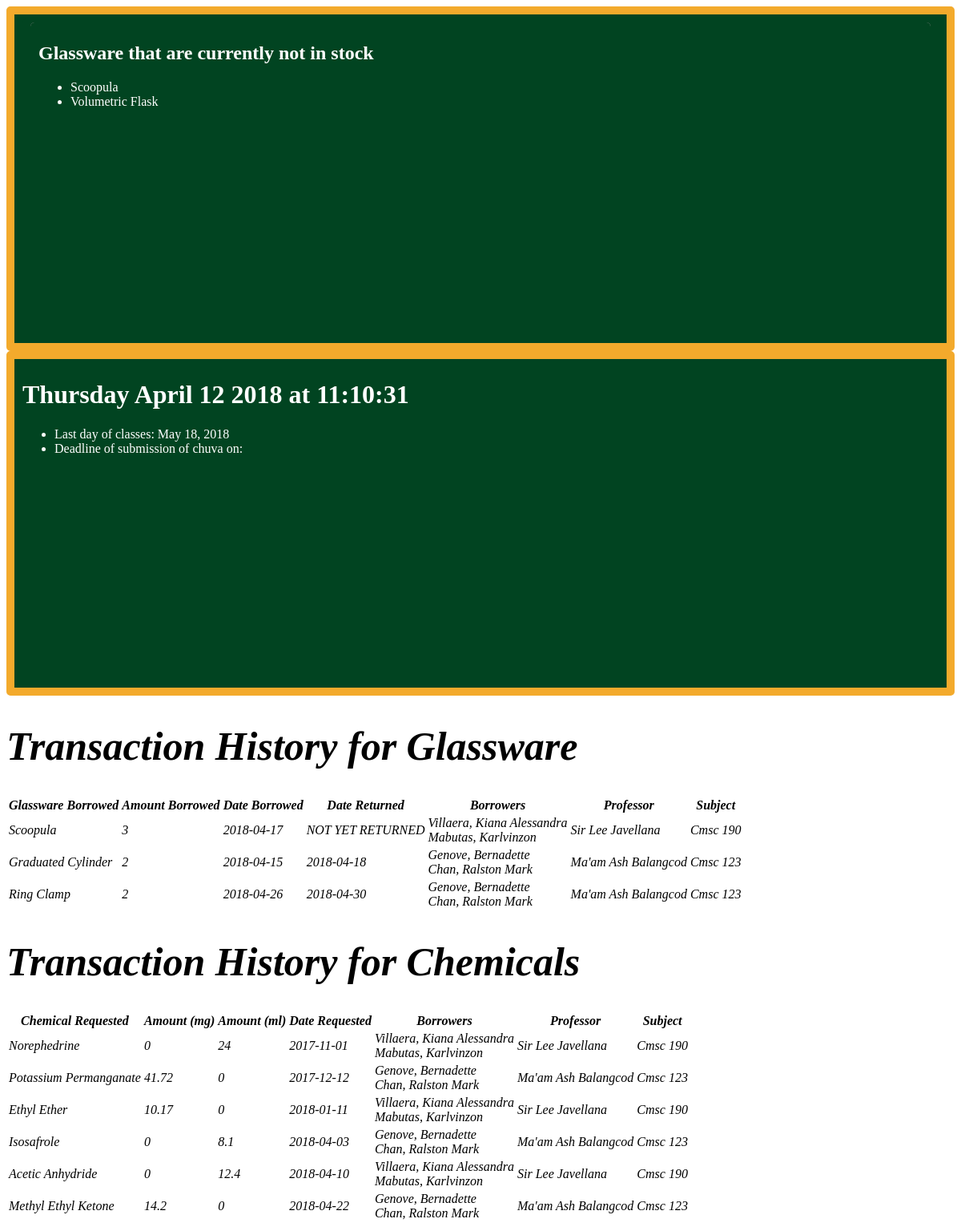
Screenshot of /128_hist1/Kianalessandra/home.php with the database file from the repository.
### tables this page shows
CREATE TABLE `glasswares` (
  `Glassware_Id` int(11) NOT NULL,
  `Name` varchar(256) NOT NULL,
  `Quantity_Available` int(11) NOT NULL
);

CREATE TABLE `transaction` (
  `Trans_Id` int(11) NOT NULL,
  `Glassware_Id` int(11) DEFAULT NULL,
  `Chemical_Id` int(11) DEFAULT NULL,
  `Group_Id` int(11) NOT NULL,
  `Qty_Borrowed_Glasswares` int(11) NOT NULL,
  `Qty_Borrowed_Chemicals_ml` float NOT NULL,
  `Qty_Borrowed_Chemicals_mg` float NOT NULL,
  `Date_Borrowed` date NOT NULL,
  `Date_Returned` date DEFAULT NULL
);

CREATE TABLE `borrower` (
  `Borrower_Id` int(11) NOT NULL,
  `First_Name` varchar(256) NOT NULL,
  `Last_Name` varchar(256) NOT NULL,
  `Student_Number` varchar(20) NOT NULL,
  `Amt_of_transactions` int(11) NOT NULL,
  `Group_Id` int(11) NOT NULL
);

CREATE TABLE `group_table` (
  `Group_Id` int(11) NOT NULL,
  `Professor` varchar(256) NOT NULL,
  `Subject` varchar(256) NOT NULL
);

CREATE TABLE `chemicals` (
  `Chemical_Id` int(11) NOT NULL,
  `Name` varchar(256) NOT NULL,
  `Quantity_Available_ml` float DEFAULT NULL,
  `Quantity_Available_mg` float DEFAULT NULL,
  `Original_Amt` float NOT NULL
);

### 128_hist1/Kianalessandra/home.php (the view, shortened to what this page needs)
<?php
	$MyUserName = "root";
	$MyPassword = "";
	$MyDBName = 'chem_glasswares';
	$MyConnection = mysqli_connect($MyServer, $MyUserName, $MyPassword, $MyDBName);
?>
									<?php
										$MySearchQuery = "SELECT * FROM chemicals WHERE Quantity_Available_ml < 0.3*(Original_Amt) OR Quantity_Available_mg < 0.3*(Original_Amt)";
										$MyValues = $MyConnection -> query($MySearchQuery);
									?>
<!DOCTYPE html>
<html>
<head>
	<link rel="stylesheet" type="text/css" href="css/home.css">
</head>
<body>
	<div class="container-fluid hbod">
		<div class="container-fluid row justify-content-center first-row">
			<div id="home-tops" class="col-lg-8"  >
				<div class="container-fluid" style="background-color: #014421;color:white;">
					<div class="row" id="no-gutter">
						<div class="col-sm" style="background-color: #014421;color:white;">
							<h2> Glassware that are currently not in stock</h2>
      						<p>
      							<ul>
								<?php
									$MySearchQuery = "SELECT * FROM glasswares WHERE Quantity_Available = 0";
										$MyValues = $MyConnection -> query($MySearchQuery);
										if (($MyValues -> num_rows) > 0)
										{
											while ($MyResults = $MyValues -> fetch_assoc())
											{
												echo '<li>'.$MyResults['Name'];
											}
										}
									?>
</ul>
      						</p>
   						 </div>
					</div>
				</div>
			</div>
			<div class="col-lg-3 timestamp align-text-middle" id="home-tops">
				<h1><span id="date_time" style="color:white"></span></h1>
					<ul style="color:white">
						<li> Last day of classes: May 18, 2018
						<li> Deadline of submission of chuva on:
					</ul>
			</div>
		</div>
		<div  >
			<div class="col-lg-12" style="background-color:white">
				<h1 class="jumbotron-fluid text-center py-4" style="font-size: 50px"><em>Transaction History for Glassware</h1>
	    		<div class="container" style="background-color:white">
			          		<table class="table" style="background-color:white">
			          			<thead class="text-center" >
					            	<tr>
						                <th>Glassware Borrowed</th>
										<th>Amount Borrowed</th>
										<th>Date Borrowed</th>
										<th>Date Returned</th>
						                <th>Borrowers</th>
						                <th>Professor</th>
										<th>Subject </th>
					            	</tr>
					            </thead>
					            <tbody >
									<?php
										$MySearchQuery = "SELECT * FROM transaction JOIN glasswares USING (Glassware_Id) ORDER BY transaction.Date_Returned";
										$MyValues = $MyConnection -> query($MySearchQuery);
										if (($MyValues -> num_rows) > 0)
										{
											while ($MyResults = $MyValues -> fetch_assoc())
											{
												echo '<tr>';
												echo '<td>'.$MyResults['Name'].'</td>';
												echo '<td>'.$MyResults['Qty_Borrowed_Glasswares'].'</td>';
												echo '<td>'.$MyResults['Date_Borrowed'].'</td>';
												if (is_null($MyResults['Date_Returned'])){
													echo '<td>'.'NOT YET RETURNED'.'</td>';
												}else{
													echo '<td>'.$MyResults['Date_Returned'].'</td>';
												}
												$grp_id = $MyResults ['Group_Id'];
												$t_id = $MyResults['Trans_Id'];
												echo '<td>';
												$MySearchQuery2 = "SELECT * FROM borrower JOIN group_table USING (Group_Id) WHERE group_table.Group_Id = $grp_id";
												$MyValues2 = $MyConnection -> query($MySearchQuery2);
												while ($MyResults2 = $MyValues2 -> fetch_assoc())
												{
													echo $MyResults2['Last_Name'].', '.$MyResults2['First_Name'].'<br> ';
												}
												echo '</td>';
												$MySearchQuery3 = "SELECT * FROM group_table JOIN transaction USING (Group_Id) WHERE transaction.Glassware_Id>0  AND transaction.Group_Id = $grp_id AND transaction.Trans_Id = $t_id";
												$MyValues3 = $MyConnection -> query($MySearchQuery3);
												while ($MyResults3 = $MyValues3 -> fetch_assoc())
												{
													echo '<td>'.$MyResults3['Professor'].'</td>';
													echo '<td>'.$MyResults3['Subject'].'</td>';
												}
												echo '</tr>';
											}
										}
									?>
					        	</tbody>
					        </table>
				</div>
				<h1 class="jumbotron-fluid text-center py-4" style="font-size: 50px"><em>Transaction History for Chemicals</h1>
				<div class="container" style="background-color:white">
			          		<table class="table" style="background-color:white">
			          			<thead class="text-center" >
					            	<tr>
						                <th>Chemical Requested</th>
										<th>Amount (mg)</th>
										<th>Amount (ml)</th>
						                <th>Date Requested</th>
										<th>Borrowers</th>
						                <th>Professor</th>
										<th>Subject </th>
					            	</tr>
					            </thead>
					            <tbody >
									<?php
										$MySearchQuery = "SELECT * FROM transaction JOIN chemicals USING (Chemical_Id) ORDER BY transaction.Date_Returned";
										$MyValues = $MyConnection -> query($MySearchQuery);
										if (($MyValues -> num_rows) > 0)
										{
											while ($MyResults = $MyValues -> fetch_assoc())
											{
												echo '<tr>';
												echo '<td>'.$MyResults['Name'].'</td>';
												echo '<td>'.$MyResults['Qty_Borrowed_Chemicals_mg'].'</td>';
												echo '<td>'.$MyResults['Qty_Borrowed_Chemicals_ml'].'</td>';
												echo '<td>'.$MyResults['Date_Borrowed'].'</td>';
												$grp_id = $MyResults ['Group_Id'];
												$t_id = $MyResults['Trans_Id'];
												echo '<td>';
												$MySearchQuery2 = "SELECT * FROM borrower JOIN group_table USING (Group_Id) WHERE group_table.Group_Id = $grp_id";
												$MyValues2 = $MyConnection -> query($MySearchQuery2);
												while ($MyResults2 = $MyValues2 -> fetch_assoc())
												{
													echo $MyResults2['Last_Name'].', '.$MyResults2['First_Name'].'<br> ';
												}
												echo '</td>';
												$MySearchQuery3 = "SELECT * FROM group_table JOIN transaction USING (Group_Id) WHERE transaction.Chemical_Id>0  AND transaction.Group_Id = $grp_id AND transaction.Trans_Id = $t_id";
												$MyValues3 = $MyConnection -> query($MySearchQuery3);
												while ($MyResults3 = $MyValues3 -> fetch_assoc())
												{
													echo '<td>'.$MyResults3['Professor'].'</td>';
													echo '<td>'.$MyResults3['Subject'].'</td>';
												}
												echo '</tr>';
											}
										}
									?>
					        	</tbody>
					        </table>
				</div>
			</div>
		</div>
	</div>
</body>
</html>

### css/home.css (style rules this page uses)
body { margin-bottom: 10px; }
.hbod { z-index: -10000; }
.first-row div { min-height: 400px; max-height: 400px; border-radius: 5px; padding: 5px 10px 5px 10px; background: gray; overflow-y: hidden; }
#home-tops { background-color: #014421; opacity:1; color:#f3aa2c; border-style: solid; border-width:10px; }
#no-gutter { padding-right:0; padding-left:0; padding-top:0; }

### rows the page displays
glasswares: Name "Scoopula"
glasswares: Name "Volumetric Flask"
transaction: Glassware_Id.Name "Scoopula", Qty_Borrowed_Glasswares "3", Date_Borrowed "2018-04-17", shows "NOT YET RETURNED", Group_Id.Professor "Sir Lee Javellana", Group_Id.Subject "Cmsc 190"
borrower: Last_Name "Villaera", First_Name "Kiana Alessandra"
borrower: Last_Name "Mabutas", First_Name "Karlvinzon"
transaction: Glassware_Id.Name "Graduated Cylinder", Qty_Borrowed_Glasswares "2", Date_Borrowed "2018-04-15", Date_Returned "2018-04-18", Group_Id.Professor "Ma'am Ash Balangcod", Group_Id.Subject "Cmsc 123"
borrower: Last_Name "Genove", First_Name "Bernadette"
borrower: Last_Name "Chan", First_Name "Ralston Mark"
transaction: Glassware_Id.Name "Ring Clamp", Qty_Borrowed_Glasswares "2", Date_Borrowed "2018-04-26", Date_Returned "2018-04-30", Group_Id.Professor "Ma'am Ash Balangcod", Group_Id.Subject "Cmsc 123"
transaction: Chemical_Id.Name "Norephedrine", Qty_Borrowed_Chemicals_mg "0", Qty_Borrowed_Chemicals_ml "24", Date_Borrowed "2017-11-01", Group_Id.Professor "Sir Lee Javellana", Group_Id.Subject "Cmsc 190"
transaction: Chemical_Id.Name "Potassium Permanganate", Qty_Borrowed_Chemicals_mg "41.72", Qty_Borrowed_Chemicals_ml "0", Date_Borrowed "2017-12-12", Group_Id.Professor "Ma'am Ash Balangcod", Group_Id.Subject "Cmsc 123"
transaction: Chemical_Id.Name "Ethyl Ether", Qty_Borrowed_Chemicals_mg "10.17", Qty_Borrowed_Chemicals_ml "0", Date_Borrowed "2018-01-11", Group_Id.Professor "Sir Lee Javellana", Group_Id.Subject "Cmsc 190"
transaction: Chemical_Id.Name "Isosafrole", Qty_Borrowed_Chemicals_mg "0", Qty_Borrowed_Chemicals_ml "8.1", Date_Borrowed "2018-04-03", Group_Id.Professor "Ma'am Ash Balangcod", Group_Id.Subject "Cmsc 123"
transaction: Chemical_Id.Name "Acetic Anhydride", Qty_Borrowed_Chemicals_mg "0", Qty_Borrowed_Chemicals_ml "12.4", Date_Borrowed "2018-04-10", Group_Id.Professor "Sir Lee Javellana", Group_Id.Subject "Cmsc 190"
transaction: Chemical_Id.Name "Methyl Ethyl Ketone", Qty_Borrowed_Chemicals_mg "14.2", Qty_Borrowed_Chemicals_ml "0", Date_Borrowed "2018-04-22", Group_Id.Professor "Ma'am Ash Balangcod", Group_Id.Subject "Cmsc 123"
